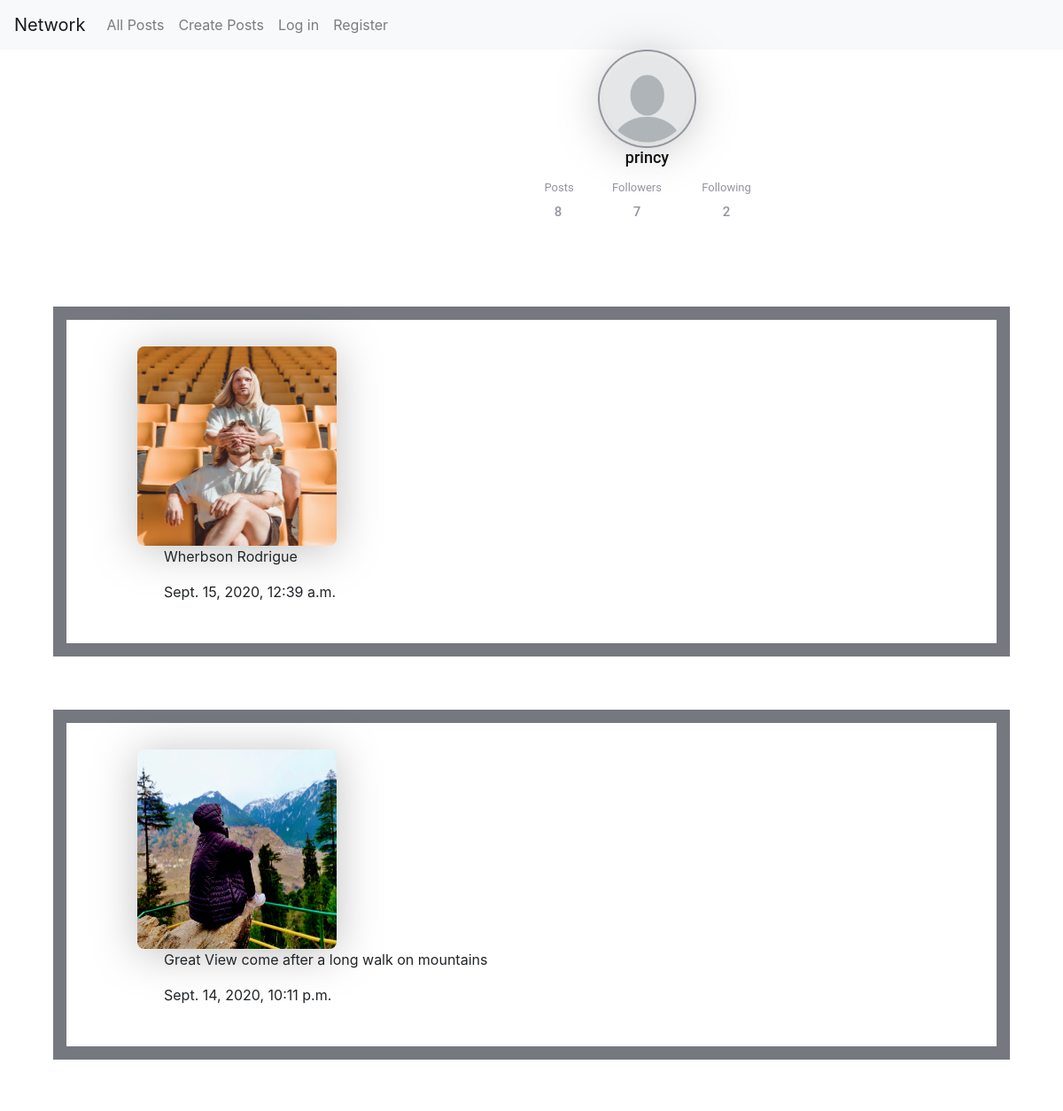
The page /main/princy/ (upper part) on the database as committed earlier.
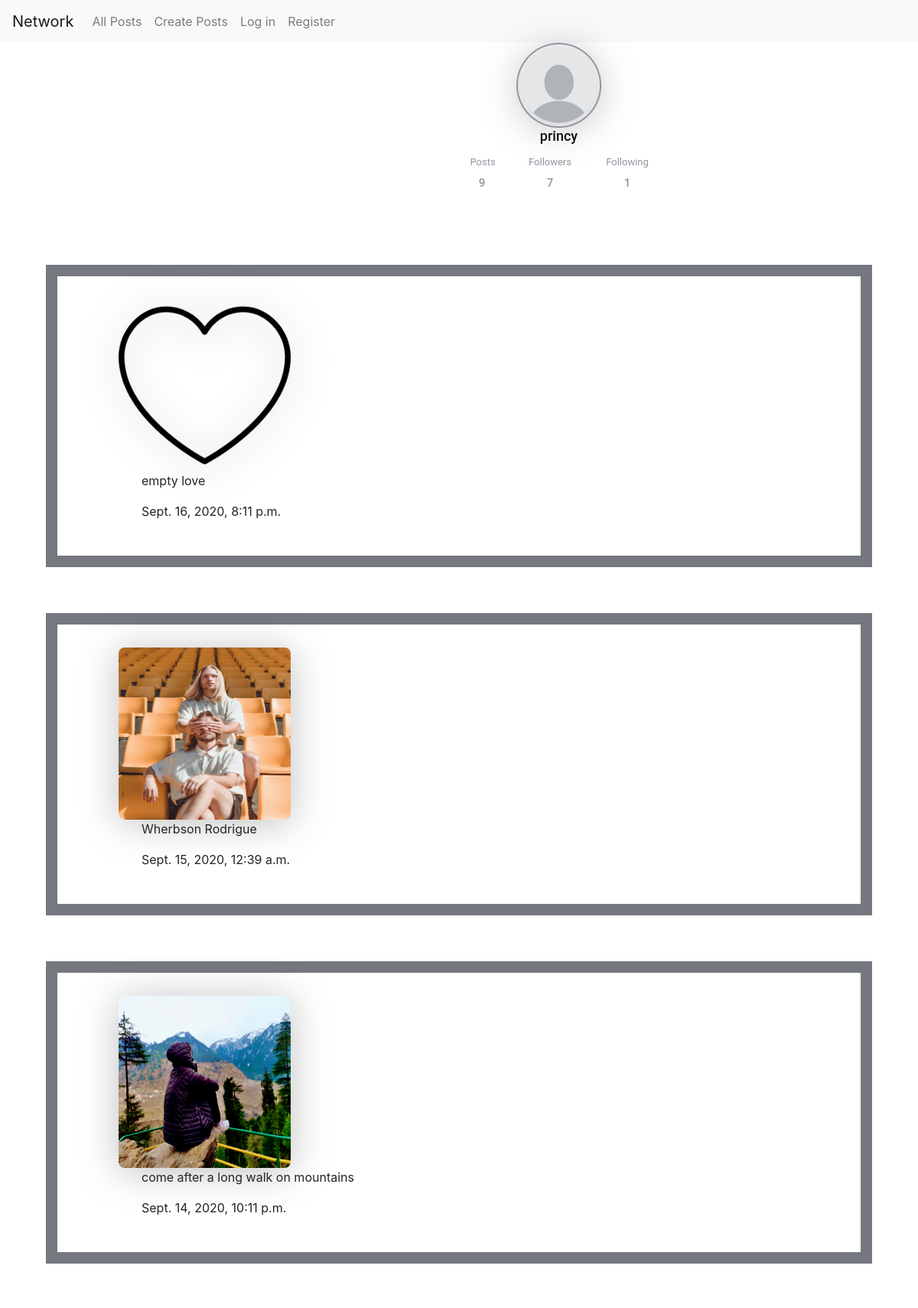
The same page on the database as committed later.
### network/models.py (models this page shows, shortened)
class User(AbstractUser):
    pass

class Post(models.Model):
    post_owner= models.ForeignKey(User,related_name='post_by', on_delete=models.CASCADE)
    post_image=models.ImageField(null=True,blank=True)
    post_content=models.CharField(max_length=200, blank=True, null=True)
    timestamp=models.DateTimeField(auto_now_add=True)
    liked=models.BooleanField(default=False)
    @property
    def imageURL(self):
        try:
            url=self.post_image.url
        except:
            url=''
        return url
    def __str__(self):
        return self.post_content

### network/views.py (the view)
# urls.py: path("main/<str:username>/",views.mainprofile,name="profileFromNavigation"),
def mainprofile(request,username):
    followers=UserProfile.objects.all()
    posts=Post.objects.all()
    posts=posts.order_by("-timestamp").all()
    PostBox=[]
    for post in posts:
        if str(post.post_owner)==username:
            PostBox.append(post)
    i=0
    j=0
    print(type(username))
    for f in followers:
        if str(f.follower)==username:
            print(type(f.follower))
            i+=1
    for g in followers:
        if str(g.following)==username:
            j+=1
    print(PostBox)
    postcount=len(PostBox)
    print(postcount)
    context={'follower':followers,'i':i,'j':j,'username':username,'posts':PostBox,'loggedinuser':loggedinuser,'postcount':postcount}
    return render(request,"network/profile.html",context)

### network/templates/network/profile.html (shortened to what this page needs)
{% extends "network/layout.html" %}
{% load static %}
{% block body %}
<img id="profile-image" src="{% static 'images/profile.png' %}" alt="">
<p id="username">{{username}}</p>
<p id="posts">Posts</p>
<p id="followers">Followers</p>
<p id="following">Following</p>
<p id="followers-count">{{j}}</p>
<p id="following-count">{{i}}</p>
<p id="posts-count">{{postcount}}</p>
<br>
<br>
   {% for post in posts %}
   <div class="post-styling">
   <img id="post-image-profile" src="{{post.imageURL}}" alt="">
   <p id="post-content-profile">{{post.post_content}}</p>
   <p id="post-time">{{post.timestamp}}<p>
   </div>
  {% endfor %}
{% endblock %}

### network/templates/network/layout.html (shortened to what this page needs)
{% load static %}
<!DOCTYPE html>
<html lang="en">
    <head>
        <link rel="stylesheet" href="https://stackpath.bootstrapcdn.com/bootstrap/4.4.1/css/bootstrap.min.css">
        <link href="{% static 'network/styles.css' %}" rel="stylesheet">
    </head>
    <body>
        <nav class="navbar navbar-expand-lg navbar-light bg-light">
            <a class="navbar-brand" href="{% url 'index' %}">Network</a>
            <div>
              <ul class="navbar-nav mr-auto">
                <li class="nav-item">
                  <a class="nav-link" href="{% url 'index' %}">All Posts</a>
                </li>
                <li class="nav-item">
                  <a class="nav-link" href="{% url 'create' %}">Create Posts</a>
                </li>
                {% if user.is_authenticated %}
                    <li class="nav-item">
                        <a class="nav-link" href="{% url 'followingPeoplePost' %}">Following</a>
                    </li>
                    <li class="nav-item">
                        <a class="nav-link" href="{% url 'logout' %}">Log out</a>
                    </li>
                {% else %}
                    <li class="nav-item">
                        <a class="nav-link" href="{% url 'login' %}">Log in</a>
                    </li>
                    <li class="nav-item">
                        <a class="nav-link" href="{% url 'register' %}">Register</a>
                    </li>
                {% endif %}
              </ul>
            </div>
          </nav>
        <div class="body">
            {% block body %}
            {% endblock %}
        </div>
    </body>
</html>

### network/static/network/styles.css (style rules this page uses)
#profile-image { position: relative; width: 111px; height: 111px; left: 675px; filter: drop-shadow(0px 4px 25px rgba(0, 0, 0, 0.25)); border-radius: 8px; }
#username { position: relative; width: 101px; height: 21px; left: 680px; font-family: Roboto; font-style: normal; font-weight: 500; font-size: 18px; line-height: 21px; text-align: center; color: #0f0d0d; }
#posts { position: absolute; width: 34px; height: 15px; left: 614px; font-family: Roboto; font-style: normal; font-weight: normal; font-size: 13px; line-height: 15px; text-align: center; color: #92949F; }
#followers { position: absolute; width: 56px; height: 15px; left: 691px; font-family: Roboto; font-style: normal; font-weight: normal; font-size: 13px; line-height: 15px; text-align: center; color: #92949F; }
#following { position: absolute; width: 56px; height: 15px; left: 792px; font-family: Roboto; font-style: normal; font-weight: normal; font-size: 13px; line-height: 15px; text-align: center; color: #92949F; }
#followers-count { position: absolute; width: 26px; height: 18px; top: 230px; left: 706px; font-family: Roboto; font-style: normal; font-weight: 500; font-size: 15px; line-height: 18px; text-align: center; color: #92949F; }
#following-count { position: absolute; width: 26px; height: 18px; left: 807px; top: 230px; font-family: Roboto; font-style: normal; font-weight: 500; font-size: 15px; line-height: 18px; text-align: center; color: #92949F; }
#posts-count { position: relative; width: 18px; height: 18px; left: 621px; top: 26px; font-family: Roboto; font-style: normal; font-weight: 500; font-size: 15px; line-height: 18px; text-align: center; color: #92949F; }
#post-time { position: relative; left:80px; font-size: 16px; }
#post-image-profile { position: relative; width: 225px; height: 225px; left: 50px; filter: drop-shadow(0px 4px 25px rgba(0, 0, 0, 0.25)); border-radius: 8px; }
#post-content-profile { position: relative; left: 80px; font-size: 16px; }
.post-styling { padding: 30px; margin: 60px; border: 15px solid #72747cf6; }

Rows that differ between the two databases and show on the page:
added Post: imageURL (picture), post_content "empty love", timestamp "Sept. 16, 2020, 8:11 p.m."
changed Post: post_content "Great View come after a long walk on mountains" → "come after a long walk on mountains"
Other text that changed with them:
{{ i }}: "2" → "1"
{{ postcount }}: "8" → "9"
